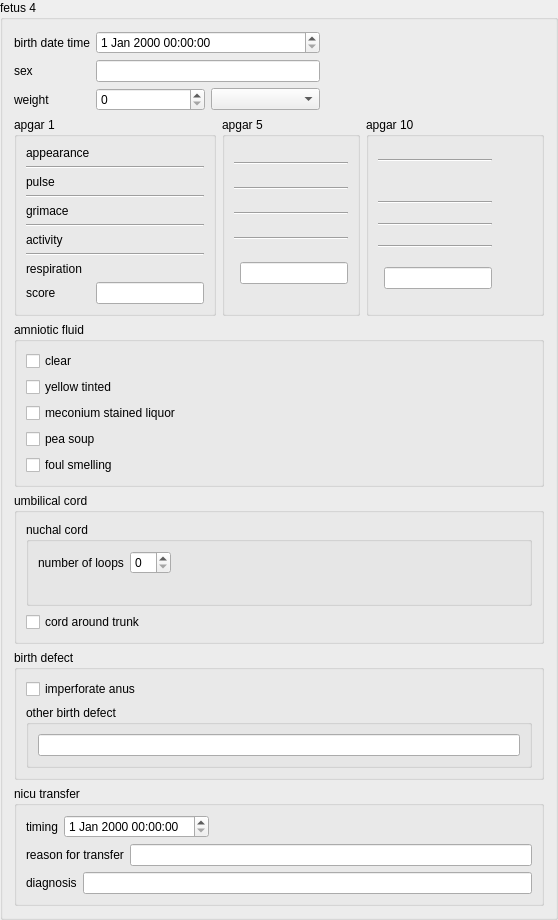
    <widget class="QGroupBox" name="fetus4GroupBox">
     <property name="title">
      <string>fetus 4</string>
     </property>
     <layout class="QVBoxLayout" name="verticalLayout_34">
      <item>
       <layout class="QGridLayout" name="gridLayout_21">
        <item row="0" column="0">
         <widget class="QLabel" name="fetus4BirthDateTimeLabel">
          <property name="text">
           <string>birth date time</string>
          </property>
         </widget>
        </item>
        <item row="0" column="1">
         <widget class="QDateTimeEdit" name="fetus4BirthDateTimeEdit"/>
        </item>
        <item row="1" column="0">
         <widget class="QLabel" name="fetus4SexLabel">
          <property name="text">
           <string>sex</string>
          </property>
         </widget>
        </item>
        <item row="1" column="1">
         <layout class="QHBoxLayout" name="horizontalLayout_32">
          <item>
           <layout class="QHBoxLayout" name="fetus4SexRadioLayout"/>
          </item>
          <item>
           <widget class="QLineEdit" name="fetus4SexLineEdit"/>
          </item>
         </layout>
        </item>
        <item row="1" column="2">
         <spacer name="horizontalSpacer_27">
          <property name="orientation">
           <enum>Qt::Horizontal</enum>
          </property>
          <property name="sizeHint" stdset="0">
           <size>
            <width>208</width>
            <height>20</height>
           </size>
          </property>
         </spacer>
        </item>
        <item row="2" column="0">
         <widget class="QLabel" name="fetus4WeightLabel">
          <property name="text">
           <string>weight</string>
          </property>
         </widget>
        </item>
        <item row="2" column="1">
         <layout class="QHBoxLayout" name="horizontalLayout_33">
          <item>
           <widget class="QDoubleSpinBox" name="fetus4WeightValueDoubleSpinBox">
            <property name="decimals">
             <number>0</number>
            </property>
            <property name="maximum">
             <double>1000000.000000000000000</double>
            </property>
           </widget>
          </item>
          <item>
           <widget class="QComboBox" name="fetus4WeightUnitComboBox"/>
          </item>
         </layout>
        </item>
       </layout>
      </item>
      <item>
       <layout class="QHBoxLayout" name="horizontalLayout_34">
        <item>
         <widget class="QGroupBox" name="fetus4Apgar1GroupBox">
          <property name="title">
           <string>apgar 1</string>
          </property>
          <layout class="QGridLayout" name="gridLayout_22">
           <item row="1" column="0" colspan="2">
            <widget class="Line" name="line_37">
             <property name="orientation">
              <enum>Qt::Horizontal</enum>
             </property>
            </widget>
           </item>
           <item row="6" column="0">
            <widget class="QLabel" name="fetus4ApgarActivityLabel">
             <property name="text">
              <string>activity</string>
             </property>
            </widget>
           </item>
           <item row="2" column="1">
            <layout class="QVBoxLayout" name="fetus4ApgarPulseRadioLayout"/>
           </item>
           <item row="2" column="0">
            <widget class="QLabel" name="fetus4ApgarPulseLabel">
             <property name="text">
              <string>pulse</string>
             </property>
            </widget>
           </item>
           <item row="8" column="1">
            <layout class="QVBoxLayout" name="fetus4ApgarRespirationRadioLayout"/>
           </item>
           <item row="7" column="0" colspan="2">
            <widget class="Line" name="line_38">
             <property name="orientation">
              <enum>Qt::Horizontal</enum>
             </property>
            </widget>
           </item>
           <item row="6" column="1">
            <layout class="QVBoxLayout" name="fetus4ApgarActivityRadioLayout"/>
           </item>
           <item row="0" column="1">
            <layout class="QVBoxLayout" name="fetus4ApgarAppearanceRadioLayout"/>
           </item>
           <item row="4" column="1">
            <layout class="QVBoxLayout" name="fetus4ApgarGrimaceRadioLayout"/>
           </item>
           <item row="0" column="0">
            <widget class="QLabel" name="fetus4ApgarAppearanceLabel">
             <property name="text">
              <string>appearance</string>
             </property>
            </widget>
           </item>
           <item row="8" column="0">
            <widget class="QLabel" name="fetus4ApgarRespirationLabel">
             <property name="text">
              <string>respiration</string>
             </property>
            </widget>
           </item>
           <item row="4" column="0">
            <widget class="QLabel" name="fetus4ApgarGrimaceLabel">
             <property name="text">
              <string>grimace</string>
             </property>
            </widget>
           </item>
           <item row="5" column="0" colspan="2">
            <widget class="Line" name="line_39">
             <property name="orientation">
              <enum>Qt::Horizontal</enum>
             </property>
            </widget>
           </item>
           <item row="3" column="0" colspan="2">
            <widget class="Line" name="line_40">
             <property name="orientation">
              <enum>Qt::Horizontal</enum>
             </property>
            </widget>
           </item>
           <item row="9" column="0">
            <widget class="QLabel" name="fetus4ApgarScoreLabel">
             <property name="text">
              <string>score</string>
             </property>
            </widget>
           </item>
           <item row="9" column="1">
            <widget class="QLineEdit" name="fetus4ApgarScore1LineEdit">
             <property name="sizePolicy">
              <sizepolicy hsizetype="Preferred" vsizetype="Fixed">
               <horstretch>0</horstretch>
               <verstretch>0</verstretch>
              </sizepolicy>
             </property>
             <property name="readOnly">
              <bool>true</bool>
             </property>
            </widget>
           </item>
          </layout>
         </widget>
        </item>
        <item>
         <widget class="QGroupBox" name="fetus4Apgar5GroupBox">
          <property name="title">
           <string>apgar 5</string>
          </property>
          <layout class="QGridLayout" name="gridLayout_23">
           <item row="0" column="1">
            <layout class="QVBoxLayout" name="fetus4Apgar5AppearanceRadioLayout"/>
           </item>
           <item row="6" column="1">
            <layout class="QVBoxLayout" name="fetus4Apgar5ActivityRadioLayout"/>
           </item>
           <item row="3" column="0" colspan="2">
            <widget class="Line" name="line_41">
             <property name="orientation">
              <enum>Qt::Horizontal</enum>
             </property>
            </widget>
           </item>
           <item row="5" column="0" colspan="2">
            <widget class="Line" name="line_42">
             <property name="orientation">
              <enum>Qt::Horizontal</enum>
             </property>
            </widget>
           </item>
           <item row="8" column="1">
            <layout class="QVBoxLayout" name="fetus4Apgar5RespirationRadioLayout"/>
           </item>
           <item row="4" column="1">
            <layout class="QVBoxLayout" name="fetus4Apgar5GrimaceRadioLayout"/>
           </item>
           <item row="7" column="0" colspan="2">
            <widget class="Line" name="line_43">
             <property name="orientation">
              <enum>Qt::Horizontal</enum>
             </property>
            </widget>
           </item>
           <item row="2" column="1">
            <layout class="QVBoxLayout" name="fetus4Apgar5PulseRadioLayout"/>
           </item>
           <item row="1" column="0" colspan="2">
            <widget class="Line" name="line_44">
             <property name="orientation">
              <enum>Qt::Horizontal</enum>
             </property>
            </widget>
           </item>
           <item row="10" column="1">
            <widget class="QLineEdit" name="fetus4ApgarScore5LineEdit">
             <property name="sizePolicy">
              <sizepolicy hsizetype="Preferred" vsizetype="Fixed">
               <horstretch>0</horstretch>
               <verstretch>0</verstretch>
              </sizepolicy>
             </property>
             <property name="readOnly">
              <bool>true</bool>
             </property>
            </widget>
           </item>
          </layout>
         </widget>
        </item>
        <item>
         <widget class="QGroupBox" name="fetus4Apgar10GroupBox">
          <property name="title">
           <string>apgar 10</string>
          </property>
          <layout class="QGridLayout" name="gridLayout_24">
           <item row="8" column="1">
            <layout class="QVBoxLayout" name="fetus4Apgar10RespirationRadioLayout"/>
           </item>
           <item row="5" column="0" colspan="2">
            <widget class="Line" name="line_45">
             <property name="orientation">
              <enum>Qt::Horizontal</enum>
             </property>
            </widget>
           </item>
           <item row="4" column="1">
            <layout class="QVBoxLayout" name="fetus4Apgar10GrimaceRadioLayout"/>
           </item>
           <item row="2" column="1">
            <layout class="QVBoxLayout" name="fetus4Apgar10PulseRadioLayout"/>
           </item>
           <item row="0" column="1">
            <layout class="QVBoxLayout" name="fetus4Apgar10AppearanceRadioLayout"/>
           </item>
           <item row="3" column="0" colspan="2">
            <widget class="Line" name="line_46">
             <property name="orientation">
              <enum>Qt::Horizontal</enum>
             </property>
            </widget>
           </item>
           <item row="7" column="0" colspan="2">
            <widget class="Line" name="line_47">
             <property name="orientation">
              <enum>Qt::Horizontal</enum>
             </property>
            </widget>
           </item>
           <item row="2" column="2">
            <spacer name="horizontalSpacer_28">
             <property name="orientation">
              <enum>Qt::Horizontal</enum>
             </property>
             <property name="sizeHint" stdset="0">
              <size>
               <width>40</width>
               <height>20</height>
              </size>
             </property>
            </spacer>
           </item>
           <item row="1" column="0" colspan="2">
            <widget class="Line" name="line_48">
             <property name="orientation">
              <enum>Qt::Horizontal</enum>
             </property>
            </widget>
           </item>
           <item row="6" column="1">
            <layout class="QVBoxLayout" name="fetus4Apgar10ActivityRadioLayout"/>
           </item>
           <item row="9" column="1">
            <widget class="QLineEdit" name="fetus4ApgarScore10LineEdit">
             <property name="sizePolicy">
              <sizepolicy hsizetype="Preferred" vsizetype="Fixed">
               <horstretch>0</horstretch>
               <verstretch>0</verstretch>
              </sizepolicy>
             </property>
             <property name="readOnly">
              <bool>true</bool>
             </property>
            </widget>
           </item>
          </layout>
         </widget>
        </item>
       </layout>
      </item>
      <item>
       <widget class="QGroupBox" name="fetus4AmnioticFluidGroupBox">
        <property name="title">
         <string>amniotic fluid</string>
        </property>
        <layout class="QVBoxLayout" name="verticalLayout_35">
         <item>
          <widget class="QCheckBox" name="fetus4AmnioticFluidClearCheckBox">
           <property name="text">
            <string>clear</string>
           </property>
          </widget>
         </item>
         <item>
          <widget class="QCheckBox" name="fetus4AmnioticFluidYellowTintedCheckBox">
           <property name="text">
            <string>yellow tinted</string>
           </property>
          </widget>
         </item>
         <item>
          <widget class="QCheckBox" name="fetus4AmnioticFluidMeconiumStainedLiquorCheckBox">
           <property name="text">
            <string>meconium stained liquor</string>
           </property>
          </widget>
         </item>
         <item>
          <widget class="QCheckBox" name="fetus4AmnioticFluidPeaSoupCheckBox">
           <property name="text">
            <string>pea soup</string>
           </property>
          </widget>
         </item>
         <item>
          <widget class="QCheckBox" name="fetus4AmnioticFluidFoulSmellingCheckBox">
           <property name="text">
            <string>foul smelling</string>
           </property>
          </widget>
         </item>
        </layout>
       </widget>
      </item>
      <item>
       <widget class="QGroupBox" name="fetus4UmbilicalCordGroupBox">
        <property name="title">
         <string>umbilical cord</string>
        </property>
        <layout class="QVBoxLayout" name="verticalLayout_36">
         <item>
          <widget class="QGroupBox" name="fetus4NuchalCordGroupBox">
           <property name="title">
            <string>nuchal cord</string>
           </property>
           <layout class="QVBoxLayout" name="verticalLayout_37">
            <item>
             <layout class="QHBoxLayout" name="horizontalLayout_35">
              <item>
               <widget class="QLabel" name="fetus4NumberOfLoopLabel">
                <property name="text">
                 <string>number of loops</string>
                </property>
               </widget>
              </item>
              <item>
               <widget class="QSpinBox" name="fetus4NumberOfLoopSpinBox"/>
              </item>
              <item>
               <spacer name="horizontalSpacer_29">
                <property name="orientation">
                 <enum>Qt::Horizontal</enum>
                </property>
                <property name="sizeHint" stdset="0">
                 <size>
                  <width>40</width>
                  <height>20</height>
                 </size>
                </property>
               </spacer>
              </item>
             </layout>
            </item>
            <item>
             <layout class="QHBoxLayout" name="horizontalLayout_36">
              <item>
               <layout class="QHBoxLayout" name="fetus4LooseOrTightNuchalCordHorizontalLayout"/>
              </item>
              <item>
               <spacer name="horizontalSpacer_30">
                <property name="orientation">
                 <enum>Qt::Horizontal</enum>
                </property>
                <property name="sizeHint" stdset="0">
                 <size>
                  <width>40</width>
                  <height>20</height>
                 </size>
                </property>
               </spacer>
              </item>
             </layout>
            </item>
           </layout>
          </widget>
         </item>
         <item>
          <widget class="QCheckBox" name="fetus4UmbilicalCordAroundTrunkCheckBox">
           <property name="text">
            <string>cord around trunk</string>
           </property>
          </widget>
         </item>
        </layout>
       </widget>
      </item>
      <item>
       <widget class="QGroupBox" name="fetus4BirthDefectGroupBox">
        <property name="title">
         <string>birth defect</string>
        </property>
        <layout class="QVBoxLayout" name="verticalLayout_38">
         <item>
          <widget class="QCheckBox" name="fetus4ImperforateAnusCheckBox">
           <property name="text">
            <string>imperforate anus</string>
           </property>
          </widget>
         </item>
         <item>
          <widget class="QGroupBox" name="fetus4OtherBirthDefectGroupBox">
           <property name="title">
            <string>other birth defect</string>
           </property>
           <layout class="QVBoxLayout" name="verticalLayout_39">
            <item>
             <widget class="QLineEdit" name="fetus4OtherBirthDefectLineEdit"/>
            </item>
           </layout>
          </widget>
         </item>
        </layout>
       </widget>
      </item>
      <item>
       <widget class="QGroupBox" name="fetus4NicuTransferGroupBox">
        <property name="title">
         <string>nicu transfer</string>
        </property>
        <layout class="QVBoxLayout" name="verticalLayout_40">
         <item>
          <layout class="QHBoxLayout" name="horizontalLayout_37">
           <item>
            <widget class="QLabel" name="fetus4NicuTransferDateTimeLabel">
             <property name="text">
              <string>timing</string>
             </property>
            </widget>
           </item>
           <item>
            <layout class="QHBoxLayout" name="fetus4NicuTransferRadioHorizontalLayout"/>
           </item>
           <item>
            <widget class="QDateTimeEdit" name="fetus4NicuTransferDateTimeEdit"/>
           </item>
           <item>
            <spacer name="horizontalSpacer_31">
             <property name="orientation">
              <enum>Qt::Horizontal</enum>
             </property>
             <property name="sizeHint" stdset="0">
              <size>
               <width>40</width>
               <height>20</height>
              </size>
             </property>
            </spacer>
           </item>
          </layout>
         </item>
         <item>
          <layout class="QHBoxLayout" name="horizontalLayout_38">
           <item>
            <widget class="QLabel" name="fetus4ReasonForNicuTransferLabel">
             <property name="text">
              <string>reason for transfer</string>
             </property>
            </widget>
           </item>
           <item>
            <widget class="QLineEdit" name="fetus4ReasonForNicuTransferLineEdit"/>
           </item>
          </layout>
         </item>
         <item>
          <layout class="QHBoxLayout" name="horizontalLayout_39">
           <item>
            <widget class="QLabel" name="fetus4NicuTransferDiagnosisLabel">
             <property name="text">
              <string>diagnosis</string>
             </property>
            </widget>
           </item>
           <item>
            <widget class="QLineEdit" name="fetus4NicuTransferDiagnosisLineEdit">
             <property name="text">
              <string/>
             </property>
            </widget>
           </item>
          </layout>
         </item>
        </layout>
       </widget>
      </item>
     </layout>
    </widget>
